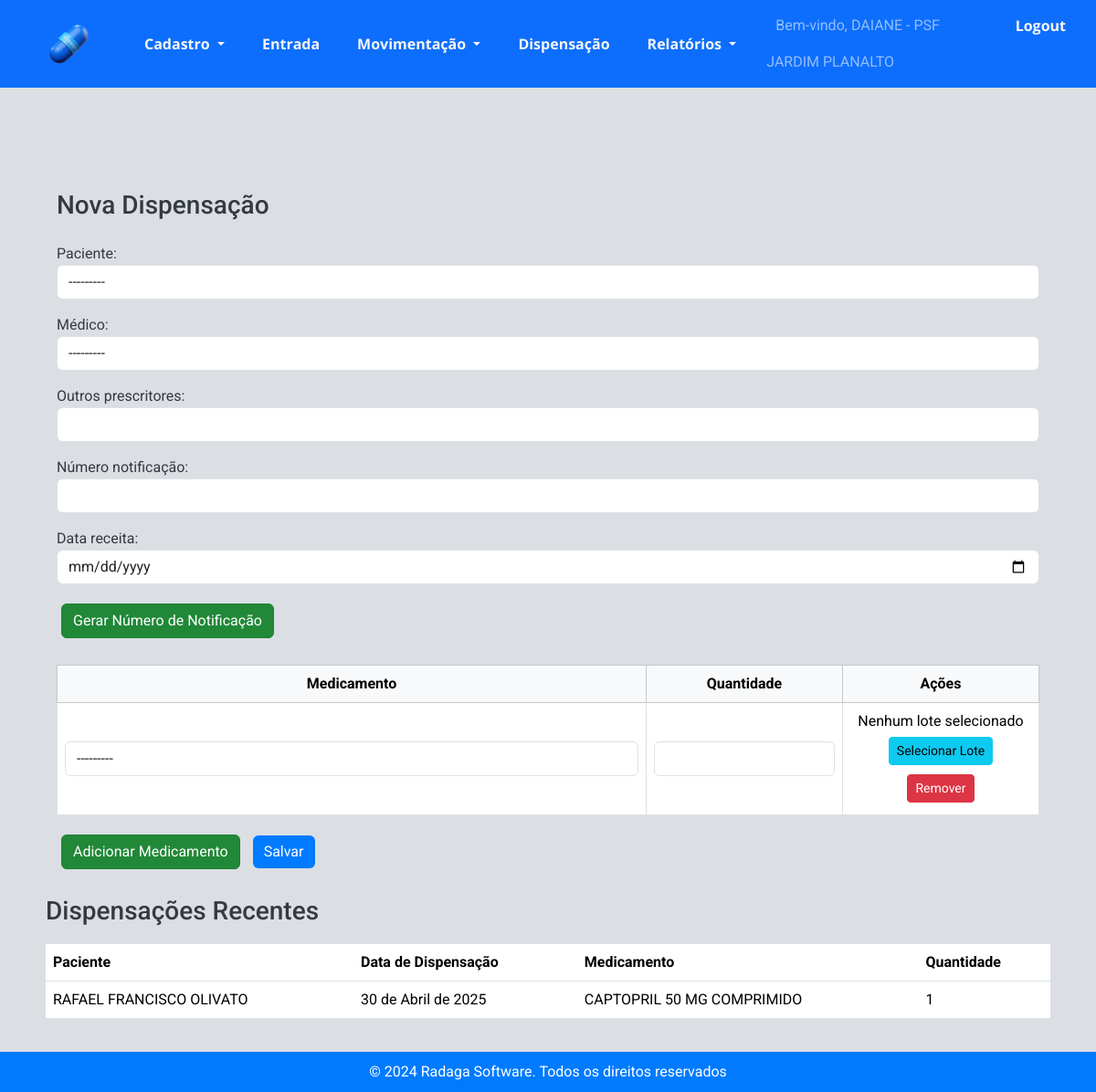
The page /estoque/dispensacoes/nova/ (signed in) on the database its author committed.
### estoque/models.py (models this page shows, shortened)
class Profile(models.Model):
    user = models.OneToOneField(User, on_delete=models.CASCADE, default=1)
    estabelecimento = models.ForeignKey('Estabelecimento', on_delete=models.SET_NULL, null=True, blank=True)

class Estabelecimento(models.Model):
    TIPOS_ESTABELECIMENTO = [
        ('Farmacia', 'Farmácia'),
        ('Almoxarifado Central', 'Almoxarifado Central'),
    ]
    nome = models.CharField(max_length=255)
    codigo_cnes = models.CharField(max_length=20)
    farmaceutico_responsavel = models.CharField(max_length=255)
    imagem_logotipo = models.ImageField(upload_to='logotipos/')
    tipo_estabelecimento = models.CharField(max_length=20, choices=TIPOS_ESTABELECIMENTO)

class Dispensacao(models.Model):
    paciente = models.ForeignKey('Paciente', on_delete=models.CASCADE)
    medico = models.ForeignKey('Medico', on_delete=models.SET_NULL, null=True, blank=True,  verbose_name="Médico")
    outros_prescritores = models.CharField(max_length=255, blank=True, null=True)
    numero_notificacao = models.CharField(max_length=6, blank=True, null=True, verbose_name="Número notificação")
    data_receita = models.DateField(default=timezone.now)
    data_dispensacao = models.DateField(auto_now_add=True)

class Paciente(models.Model):
    nome = models.CharField(max_length=100)
    nome_mae = models.CharField(max_length=100, verbose_name="Nome da mãe")
    cns = models.CharField(max_length=15, unique=True, verbose_name="CNS")
    cpf = models.CharField(max_length=11, unique=True, verbose_name="CPF")
    data_nascimento = models.DateField()
    def __str__(self):
        return self.nome

class DispensacaoMedicamento(models.Model):
    dispensacao = models.ForeignKey('Dispensacao', related_name='medicamentos', on_delete=models.CASCADE)
    medicamento = models.ForeignKey('Medicamento', on_delete=models.CASCADE)
    quantidade = models.PositiveIntegerField()

class Medicamento(models.Model):
    LISTA_CHOICES = [
        ('A', 'Lista A'),
        ('B', 'Lista B'),
        ('C', 'Lista C'),
    ]
    codigo_identificacao = models.CharField(max_length=100, blank=True, null=True)
    nome = models.CharField(max_length=255, blank=True, null=True)
    psicotropico = models.CharField(max_length=1, choices=LISTA_CHOICES, blank=True, null=True, verbose_name="Psicotrópico")
    def __str__(self):
        return self.nome

### estoque/views.py (the view)
# urls.py: path('dispensacoes/nova/', views.nova_dispensacao, name='nova_dispensacao'),
@login_required
def nova_dispensacao(request):
    usuario = request.user  # Obtém o usuário logado
    try:
        estabelecimento = usuario.profile.estabelecimento
    except AttributeError:
        messages.error(request, "Seu usuário não está associado a um estabelecimento.")
        return redirect("listar_dispensacoes")
    if request.method == "POST":
        form = DispensacaoForm(request.POST)
        formset = DispensacaoMedicamentoFormSet(request.POST)
        if form.is_valid() and formset.is_valid():
            with transaction.atomic():  # Garante que todas as operações sejam concluídas corretamente
                dispensacao = form.save(commit=False)
                dispensacao.usuario = usuario  # Registra o usuário que fez a dispensação
                dispensacao.save()
                medicamentos = formset.save(commit=False)  # Salva os medicamentos sem persistir no banco ainda
                for medicamento in medicamentos:
                    medicamento.dispensacao = dispensacao
                    medicamento.save()
                    try:
                        estoque = Estoque.objects.get(
                            medicamento=medicamento.medicamento, estabelecimento=estabelecimento
                        )
                    except Estoque.DoesNotExist:
                        messages.error(request, f"Estoque não encontrado para {medicamento.medicamento} no {estabelecimento}!")
                        return redirect("nova_dispensacao")
                    if estoque.quantidade < medicamento.quantidade:
                        messages.error(request, f"Estoque insuficiente para {medicamento.medicamento}!")
                        return redirect("nova_dispensacao")
                    print(f"Antes da atualização: {estoque.medicamento.nome} - Estoque: {estoque.quantidade}")
                    estoque.quantidade -= medicamento.quantidade
                    estoque.save()
                    print(f"Depois da atualização: {estoque.medicamento.nome} - Estoque: {estoque.quantidade}")
                    detalhes_estoque = DetalhesMedicamento.objects.filter(
                        medicamento=medicamento.medicamento,
                        quantidade__gt=0,
                        estabelecimento=estabelecimento  # Filtra pelo mesmo estabelecimento
                    ).order_by("validade")  # Usa os lotes mais antigos primeiro
                    quantidade_a_reduzir = medicamento.quantidade
                    for lote in detalhes_estoque:
                        if quantidade_a_reduzir <= 0:
                            break  # Se toda a quantidade já foi retirada, sai do loop
                        print(f"Antes da atualização do lote: {lote.medicamento.nome} - Lote: {lote.lote} - Quantidade: {lote.quantidade}")
                        if lote.quantidade >= quantidade_a_reduzir:
                            lote.quantidade -= quantidade_a_reduzir
                            lote.save()
                            quantidade_a_reduzir = 0
                        else:
                            quantidade_a_reduzir -= lote.quantidade
                            lote.quantidade = 0
                            lote.save()
                        print(f"Depois da atualização do lote: {lote.medicamento.nome} - Lote: {lote.lote} - Quantidade: {lote.quantidade}")
                messages.success(request, "Dispensação registrada e estoque atualizado com sucesso!")
                return redirect("listar_dispensacoes")
    else:
        medicamentos_com_estoque = Medicamento.objects.filter(
            estoques_medicamento__quantidade__gt=0,  # Busca medicamentos disponíveis no estoque geral
            estoques_medicamento__estabelecimento=estabelecimento,  # Apenas do estabelecimento do usuário
        ).distinct()
    form = DispensacaoForm()
    formset = DispensacaoMedicamentoFormSet(queryset=DispensacaoMedicamento.objects.none())
    medicamentos_json = json.dumps(
        [{"id": med.id, "nome": med.nome} for med in medicamentos_com_estoque]
    )
    dispensacoes_recentes = Dispensacao.objects.all().order_by("-data_dispensacao")[:3]
    return render(
        request,
        "estoque/nova_dispensacao.html",
        {
            "form": form,
            "formset": formset,
            "medicamentos_disponiveis": mark_safe(medicamentos_json),
            "dispensacoes_recentes": dispensacoes_recentes,
        },
    )

### estoque/forms.py
class DispensacaoForm(forms.ModelForm):
    class Meta:
        model = Dispensacao
        fields = ['paciente', 'medico', 'outros_prescritores', 'numero_notificacao', 'data_receita']
        widgets = {
            'paciente': forms.Select(attrs={'class': 'form-control'}),
            'medico': forms.Select(attrs={'class': 'form-control'}),
            'outros_prescritores': forms.TextInput(attrs={'class': 'form-control'}),
            'numero_notificacao': forms.TextInput(attrs={'class': 'form-control'}),
            'data_receita': forms.DateInput(attrs={'type': 'date', 'class': 'form-control'}),
        }

### estoque/models.py (called while the page is built)
    def __str__(self):
        return self.nome_completo

### estoque/templates/estoque/nova_dispensacao.html (shortened to what this page needs)
{% extends 'estoque/base.html' %}
{% block content %}
<div class="container mt-5">
    <h3 class="mb-4">Nova Dispensação</h3>
    <form method="post">
        {{ form.as_p }}
       <button type="button" class="btn btn-secondary" id="generate-notification-number">Gerar Número de Notificação</button>
        <br><br>
        <table class="table table-bordered text-center align-middle" id="medicamentos-table">
            <thead class="table-light">
                <tr>
                    <th style="width: 60%;">Medicamento</th>
                    <th style="width: 20%;">Quantidade</th>
                    <th style="width: 20%;">Ações</th>
                </tr>
            </thead>
            <tbody>
                {% for form in formset %}
                <tr>
                    <td>{{ form.medicamento }}</td>
                    <td>{{ form.quantidade }}</td>
                    <td>
                        <span class="lote-texto">Nenhum lote selecionado</span>
                        <button type="button" class="btn btn-info btn-sm select-lote">Selecionar Lote</button>
                        <button type="button" class="btn btn-danger btn-sm remove-form-row">Remover</button>
                    </td>
                </tr>
                {% endfor %}
            </tbody>
        </table>
        <button type="button" class="btn btn-secondary" id="add-medicamento">Adicionar Medicamento</button>
        <button type="submit" class="btn btn-primary">Salvar</button>
    </form>
</div>
<br>
<h3>Dispensações Recentes</h3>
<table class="table">
    <thead>
        <tr>
            <th>Paciente</th>
            <th>Data de Dispensação</th>
            <th>Medicamento</th>
            <th>Quantidade</th>
        </tr>
    </thead>
    <tbody>
        {% for dispensacao in dispensacoes_recentes %}
            {% for item in dispensacao.medicamentos.all %}
                <tr>
                    {% if forloop.first %}
                        <td rowspan="{{ dispensacao.medicamentos.count }}">{{ dispensacao.paciente.nome }}</td>
                    {% endif %}
                    <td>{{ dispensacao.data_dispensacao }}</td>
                    <td>{{ item.medicamento.nome }}</td>
                    <td>{{ item.quantidade }}</td>
                </tr>
            {% endfor %}
        {% empty %}
            <tr>
                <td colspan="4">Nenhuma dispensação registrada ainda.</td>
            </tr>
        {% endfor %}
    </tbody>
</table>
{% endblock %}

### estoque/templates/estoque/base.html (shortened to what this page needs)
<!DOCTYPE html>
<html>
<head>
    {% load static %}
    <link rel="stylesheet"
    href="https://cdnjs.cloudflare.com/ajax/libs/bootstrap-datepicker/1.9.0/css/bootstrap-datepicker.min.css">
<link href="https://cdn.jsdelivr.net/npm/bootstrap@5.3.3/dist/css/bootstrap.min.css" rel="stylesheet">
<link rel="stylesheet" href="{% static 'estoque/css/styles.css' %}">
<link href="https://cdn.jsdelivr.net/npm/select2@4.1.0-rc.0/dist/css/select2.min.css" rel="stylesheet" />
<link href="https://cdnjs.cloudflare.com/ajax/libs/bootstrap-icons/1.10.0/font/bootstrap-icons.min.css" rel="stylesheet">
</head>
<body>
    <nav class="navbar navbar-expand-lg navbar-dark bg-primary">
        <a href="{% url 'nova_dispensacao' %}">
            <img src="{% static 'estoque/pill.png' %}" alt="UML" style="margin: 5px 50px;height: 50px;" />
        </a>
        <div class="collapse navbar-collapse" id="navbarNav">
            <ul class="navbar-nav">
                <li class="nav-item dropdown">
                    <a class="nav-link dropdown-toggle" href="#" role="button" id="cadastroDropdown" role="button"
                        data-bs-toggle="dropdown" aria-haspopup="true" aria-expanded="false">
                        Cadastro
                    </a>
                </li>
                <li class="nav-item">
                    <a class="nav-link" href="{% url 'entrada_estoque' %}">Entrada</a>
                </li>
                <li class="nav-item dropdown">
                    <a class="nav-link dropdown-toggle" href="#" id="saidasDropdown" role="button"
                        data-bs-toggle="dropdown" aria-haspopup="true" aria-expanded="false">
                        Movimentação
                    </a>
                </li>
                <li class="nav-item">
                    <a class="nav-link" href="{% url 'nova_dispensacao' %}">Dispensação</a>
                </li>
                <li class="nav-item dropdown">
                    <a class="nav-link dropdown-toggle" href="#" id="relatoriosDropdown" role="button"
                        data-bs-toggle="dropdown" aria-haspopup="true" aria-expanded="false">
                        Relatórios
                    </a>
                </li>
            </ul>
            <ul class="navbar-nav ms-auto">
                {% if user.is_authenticated %}
                <li class="nav-item">
                    <span class="navbar-text">Bem-vindo, {{ user.username }} -
                        {% if user.profile.estabelecimento %}
                            {{ user.profile.estabelecimento.nome }}
                        {% endif %}
                    </span>
                </li>
                <li class="nav-item">
                    <a class="nav-link" href="#"
                        onclick="event.preventDefault(); document.getElementById('logout-form').submit();">
                        Logout
                    </a>
                </li>
                {% else %}
                <li class="nav-item">
                    <a class="nav-link" href="{% url 'login' %}">
                        <i class="bi bi-box-arrow-in-right"></i> Login
                    </a>
                </li>
                {% endif %}
            </ul>
        </div>
    </nav>
    <br>
    <div class="container content">
        {% block content %}{% endblock %}
    </div>
    <footer>
        &copy; 2024 Radaga Software. Todos os direitos reservados
    </footer>
</body>
</html>

### estoque/static/estoque/css/styles.css (style rules this page uses)
html, body { height: 100%; margin: 0; padding: 0; font-family: 'Roboto', sans-serif; background-color: #dbdfe4; color: #343a40; display: flex; flex-direction: column; }
.navbar { background-color: #007bff; margin-bottom: 0; align-items: center; }
.navbar .navbar-brand, .navbar .nav-link { color: #f8f7f5 !important; font-weight: bold; font-family: 'Open Sans','Roboto', sans-serif; }
.navbar .navbar-nav .nav-item { margin-right: 25px; }
.navbar-collapse { justify-content: center; }
.navbar img { vertical-align: middle; }
.navbar-text { line-height: 40px; margin-left: 10px; }
.navbar .navbar-nav.ms-auto { margin-left: auto; }
.content { flex: 1; padding: 20px; }
footer { background-color: #007bff; color: #ffffff; padding: 10px 0; text-align: center; width: 100%; margin-top: auto; }
.container { margin-top: 20px; }
.btn-primary { background-color: #007bff; border: none; }
.btn { margin: 5px; }
.btn-secondary { background-color: #218838; border-color: #1e7e34; }
h1, h2, h3, h4, h5, h6 { font-family: 'Roboto', sans-serif; color: #343a40; margin-bottom: 20px; }
h3 { font-size: 1.75rem; }

### rows shown on the page
Dispensacao: paciente.nome "RAFAEL FRANCISCO OLIVATO", data_dispensacao "30 de Abril de 2025"
DispensacaoMedicamento: medicamento.nome "CAPTOPRIL 50 MG COMPRIMIDO", quantidade "1"

### other values the page prints
{{ user.username }} "DAIANE"
{{ user.profile.estabelecimento.nome }} "PSF JARDIM PLANALTO"
